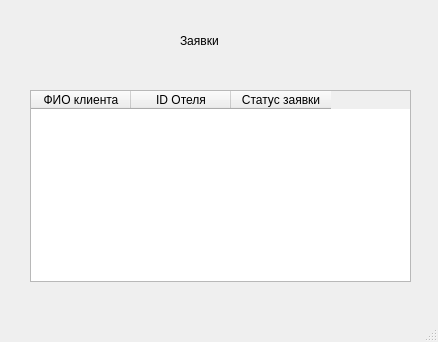
<?xml version="1.0" encoding="UTF-8"?>
<ui version="4.0">
 <class>MainWindow8</class>
 <widget class="QMainWindow" name="MainWindow8">
  <property name="geometry">
   <rect>
    <x>0</x>
    <y>0</y>
    <width>438</width>
    <height>342</height>
   </rect>
  </property>
  <property name="windowTitle">
   <string>MainWindow</string>
  </property>
  <widget class="QWidget" name="centralwidget">
   <widget class="QLabel" name="label">
    <property name="geometry">
     <rect>
      <x>180</x>
      <y>20</y>
      <width>121</width>
      <height>41</height>
     </rect>
    </property>
    <property name="styleSheet">
     <string notr="true">font: 75 8pt &quot;MS Shell Dlg 2&quot;;
font: 14pt &quot;MS Shell Dlg 2&quot;;</string>
    </property>
    <property name="text">
     <string>Заявки</string>
    </property>
   </widget>
   <widget class="QTableWidget" name="tableWidget">
    <property name="geometry">
     <rect>
      <x>30</x>
      <y>90</y>
      <width>381</width>
      <height>192</height>
     </rect>
    </property>
    <column>
     <property name="text">
      <string>ФИО клиента</string>
     </property>
    </column>
    <column>
     <property name="text">
      <string>ID Отеля</string>
     </property>
    </column>
    <column>
     <property name="text">
      <string>Статус заявки</string>
     </property>
    </column>
   </widget>
  </widget>
  <widget class="QMenuBar" name="menubar">
   <property name="geometry">
    <rect>
     <x>0</x>
     <y>0</y>
     <width>438</width>
     <height>26</height>
    </rect>
   </property>
  </widget>
  <widget class="QStatusBar" name="statusbar"/>
 </widget>
 <resources/>
 <connections/>
</ui>
